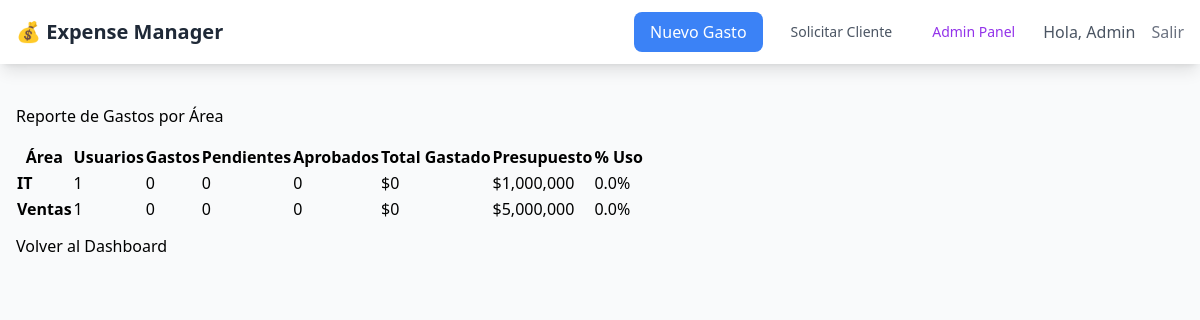
The page /reports/by-area (signed in) on the database its author committed.
### models/user.py (models this page shows, shortened)
class User(UserMixin, db.Model):
    __tablename__ = 'users'
    id = db.Column(db.Integer, primary_key=True)
    email = db.Column(db.String(120), unique=True, nullable=False)
    password_hash = db.Column(db.String(128))
    first_name = db.Column(db.String(64), nullable=False)
    last_name = db.Column(db.String(64), nullable=False)
    role = db.Column(db.String(20), default='user')  # user, supervisor, admin
    area_id = db.Column(db.Integer, db.ForeignKey('areas.id'))
    supervisor_id = db.Column(db.Integer, db.ForeignKey('users.id'))
    is_active = db.Column(db.Boolean, default=True)
    created_at = db.Column(db.DateTime, default=datetime.utcnow)
    last_login = db.Column(db.DateTime)
    expenses = db.relationship('Expense', backref='user', lazy='dynamic')
    approvals = db.relationship('Approval', backref='approver', lazy='dynamic')
    subordinates = db.relationship('User', backref=db.backref('supervisor', remote_side=[id]))
    __table_args__ = (
        db.Index('idx_user_email', 'email'),
        db.Index('idx_user_role', 'role'),
        db.Index('idx_user_area_id', 'area_id'),
        db.Index('idx_user_supervisor_id', 'supervisor_id'),
        db.Index('idx_user_is_active', 'is_active'),
    )

### models/company.py (models this page shows)
class Area(db.Model):
    __tablename__ = 'areas'
    id = db.Column(db.Integer, primary_key=True)
    name = db.Column(db.String(100), nullable=False)
    budget_monthly = db.Column(db.Numeric(10, 2))
    is_active = db.Column(db.Boolean, default=True)
    created_at = db.Column(db.DateTime, default=datetime.utcnow)
    users = db.relationship('User', backref='area', lazy='dynamic')
    __table_args__ = (
        db.Index('idx_area_name', 'name'),
        db.Index('idx_area_is_active', 'is_active'),
    )

### routes/reports.py (the view)
@reports_bp.route('/by-area')
@login_required
def by_area():
    if current_user.role != 'admin':
        flash('Solo administradores pueden ver este reporte.', 'error')
        return redirect(url_for('reports.dashboard'))
    areas = Area.query.filter_by(is_active=True).all()
    area_stats = []
    for area in areas:
        users_in_area = User.query.filter_by(area_id=area.id).all()
        user_ids = [u.id for u in users_in_area]
        expenses = Expense.query.filter(Expense.user_id.in_(user_ids)).all()
        total_amount = sum(e.amount for e in expenses)
        count = len(expenses)
        pending = len([e for e in expenses if e.status == 'pending'])
        approved = len([e for e in expenses if e.status == 'approved'])
        area_stats.append({
            'area': area,
            'user_count': len(users_in_area),
            'expense_count': count,
            'total_amount': total_amount,
            'pending': pending,
            'approved': approved,
            'budget_usage': (total_amount / area.budget_monthly * 100) if area.budget_monthly else 0
        })
    return render_template('reports/by_area.html', area_stats=area_stats)

### routes/auth.py (called while the page is built)
@login_manager.user_loader
def load_user(user_id):
    return User.query.get(int(user_id))

### utils/error_handlers.py (called while the page is built)
def log_request_info():
    current_app.logger.info(
        f"Request: {request.method} {request.path}"
    )

def setup_error_middleware(app):
    @app.before_request
    def before_request():
        log_request_info()
    @app.after_request
    def after_request(response):
        current_app.logger.info(
            f"Response: {response.status_code}"
        )
        return response

### utils/logging_config.py (called while the page is built)
    def format(self, record):
        color = self.COLORS.get(record.levelname, self.COLORS['RESET'])
        reset = self.COLORS['RESET']
        log_format = f"{color}[{self.formatTime(record)}] {record.levelname:8} {reset}"
        log_format += f" {getattr(record, 'user_id', 'N/A'):>5} "
        log_format += f"{getattr(record, 'ip_address', 'N/A'):>15} "
        log_format += f"{getattr(record, 'endpoint', 'N/A'):>20} "
        log_format += f"- {record.getMessage()}"
        extra_info = getattr(record, 'extra_info', '')
        if extra_info:
            log_format += f" | Extra: {extra_info}"
        return log_format

### templates/reports/by_area.html (shortened to what this page needs)
{% extends "base.html" %}
{% block content %}
<div class="container mt-4">
    <h2>Reporte de Gastos por Área</h2>
    <div class="table-responsive mt-4">
        <table class="table table-striped">
            <thead>
                <tr>
                    <th>Área</th>
                    <th>Usuarios</th>
                    <th>Gastos</th>
                    <th>Pendientes</th>
                    <th>Aprobados</th>
                    <th>Total Gastado</th>
                    <th>Presupuesto</th>
                    <th>% Uso</th>
                </tr>
            </thead>
            <tbody>
                {% for stat in area_stats %}
                <tr>
                    <td><strong>{{ stat.area.name }}</strong></td>
                    <td>{{ stat.user_count }}</td>
                    <td>{{ stat.expense_count }}</td>
                    <td>{{ stat.pending }}</td>
                    <td>{{ stat.approved }}</td>
                    <td>${{ "{:,.0f}".format(stat.total_amount) }}</td>
                    <td>${{ "{:,.0f}".format(stat.area.budget_monthly) if stat.area.budget_monthly else 'N/A' }}</td>
                    <td>
                        {% if stat.area.budget_monthly %}
                        <span class="badge
                            {% if stat.budget_usage > 90 %}bg-danger
                            {% elif stat.budget_usage > 70 %}bg-warning
                            {% else %}bg-success{% endif %}">
                            {{ "{:.1f}".format(stat.budget_usage) }}%
                        </span>
                        {% else %}
                        N/A
                        {% endif %}
                    </td>
                </tr>
                {% endfor %}
            </tbody>
        </table>
    </div>
    <div class="mt-3">
        <a href="{{ url_for('reports.dashboard') }}" class="btn btn-secondary">Volver al Dashboard</a>
    </div>
</div>
{% endblock %}

### templates/base.html (shortened to what this page needs)
<!DOCTYPE html>
<html lang="es">
<head>
    <script src="https://cdn.tailwindcss.com"></script>
</head>
<body class="bg-gray-50">
    <nav class="bg-white shadow-lg">
        <div class="max-w-7xl mx-auto px-4">
            <div class="flex justify-between h-16">
                <div class="flex items-center">
                    <a href="{{ url_for('index') }}" class="text-xl font-semibold text-gray-800">💰 Expense Manager</a>
                </div>
                <div class="flex items-center space-x-4">
                    {% if current_user.is_authenticated %}
                    <a href="{{ url_for('expenses.new') }}"
                        class="bg-blue-500 text-white px-4 py-2 rounded-lg hover:bg-blue-600 transition duration-200">
                        Nuevo Gasto
                    </a>
                    <a href="{{ url_for('clients.new') }}"
                        class="text-gray-600 hover:text-gray-800 px-3 py-2 rounded-md text-sm font-medium">
                        Solicitar Cliente
                    </a>
                    {% if current_user.role == 'admin' %}
                    <a href="{{ url_for('admin.dashboard') }}"
                        class="text-purple-600 hover:text-purple-800 px-3 py-2 rounded-md text-sm font-medium">
                        Admin Panel
                    </a>
                    {% endif %}
                    <span class="text-gray-600">Hola, {{ current_user.first_name }}</span>
                    <a href="{{ url_for('auth.logout') }}" class="text-gray-500 hover:text-gray-700">
                        Salir
                    </a>
                    {% else %}
                    <a href="{{ url_for('auth.login') }}" class="text-gray-500 hover:text-gray-700">
                        Ingresar
                    </a>
                    {% endif %}
                </div>
            </div>
        </div>
    </nav>
    <main class="max-w-7xl mx-auto py-6 px-4">
        {% block content %}{% endblock %}
    </main>
</body>
</html>

### rows shown on the page
User: first_name "Admin"
Area: area.name "IT", budget_monthly "1,000,000"
Area: area.name "Ventas", budget_monthly "5,000,000"

### other values the page prints
{{ stat.user_count }} "1" "1"
{{ stat.expense_count }} "0" "0"
{{ stat.pending }} "0" "0"
{{ stat.approved }} "0" "0"
{{ "{:,.0f}".format(stat.total_amount) }} "0" "0"
{{ "{:.1f}".format(stat.budget_usage) }} "0.0" "0.0"
